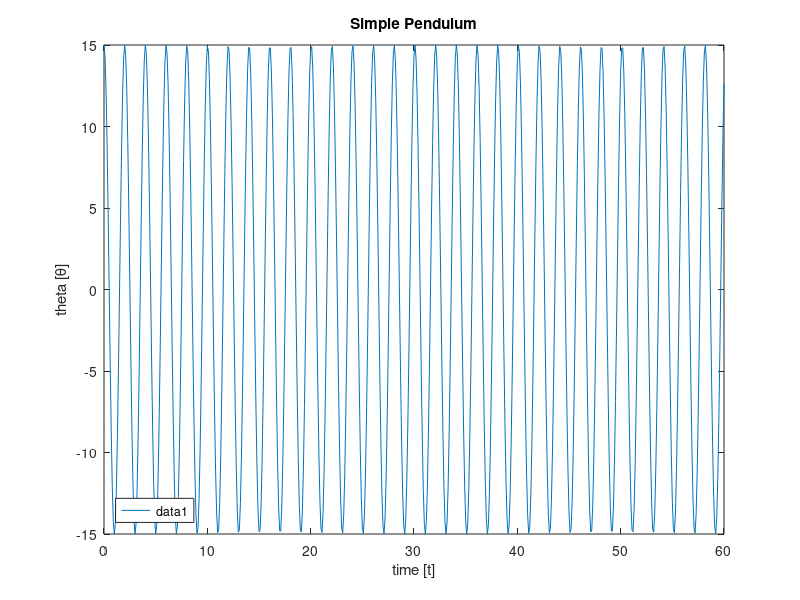
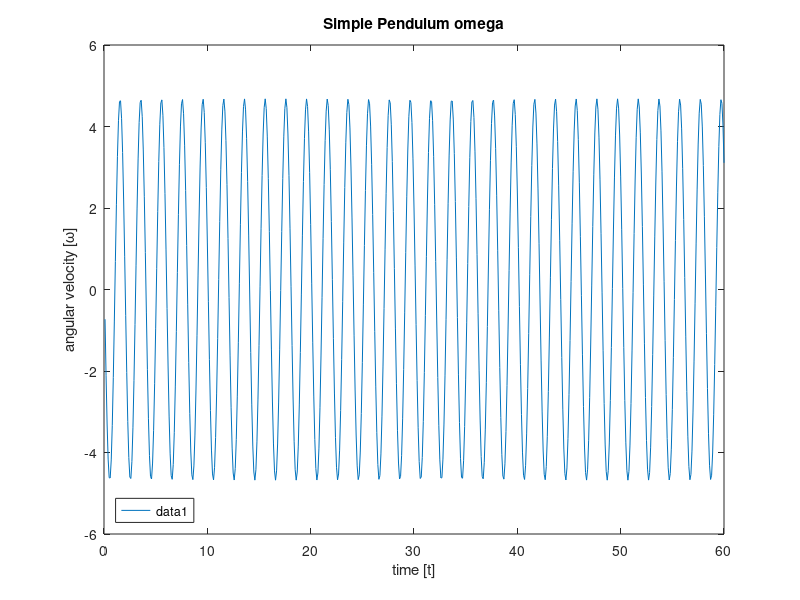
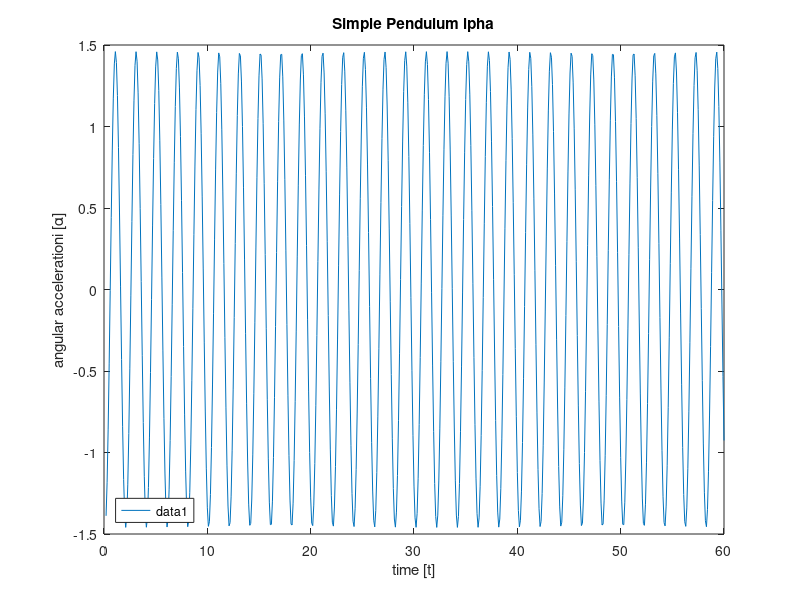

Here is the MATLAB script that generated these plots, in order:
%Matlab code for section 4, kinematic analysis of 3 pendulums. 
%Simple, simple rigid body, and compound. Here are the 3 governing DEs
%Simple Pendulum: Q0*cos((g^(1/2)*t)/L^(1/2))   
%Simple Rigid Body Pendulum: Q0*cos((6^(1/2)*g^(1/2)*t)/(2*L^(1/2)))
%Compound Pendulum: Q0*cos((6^(1/2)*g^(1/2)*t*(m_arm + 2*m_bob)^(1/2)*(m_arm + 3*m_bob)^(1/2))/(L^(1/2)*(2*m_arm + 6*m_bob)))

startTime = 0;
endTime = 60;
dT = 0.1;

g = 9.81; %gravity
Q0 = 15; %Initial theta
L = 1; %Length of pendulum

t=[startTime:dT:endTime]';

theta = Q0*cos((g^(1/2)*t)/L^(1/2));
omega = diff(theta);
alpha = diff(diff(theta));

figure(1); %Simple Pendulum
plot(t,theta(1:end))
hold on
title("Simple Pendulum")
legend('Location', 'Southwest')
xlabel('time [t]'); ylabel('theta [\theta]');

figure(2); %Simple Pendulum Omega
plot(t(2:end),omega) %Must re-index time to accomodate for index lost during differentiation.
hold on
title("Simple Pendulum \omega")
legend('Location', 'Southwest')
xlabel('time [t]'); ylabel('angular velocity [\omega]');


figure(3); %Simple Pendulum Alpha
plot(t(3:end),alpha) %Must re-index time to accomodate for index lost during differentiation.
hold on
title("Simple Pendulum \alpha")
legend('Location', 'Southwest')
xlabel('time [t]'); ylabel('angular accelerationi [\alpha]');